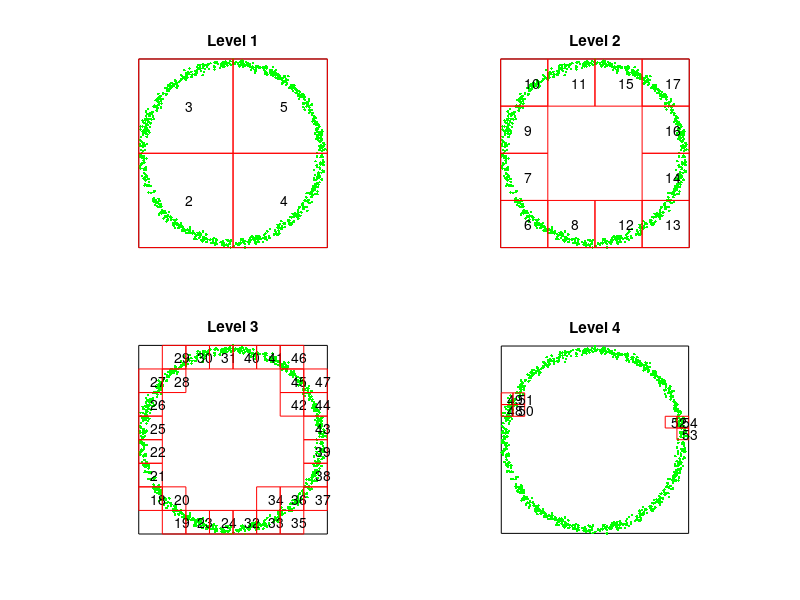

Write MATLAB code to recreate this figure.
function main_fmm

clear
rand( 'seed',0)
randn('seed',0)

%%%%%%%%%%%%%%% Set the geometry.
flag_geo = 2;  % Set this parameter to 1, 2, or 3 to choose a geometry.
if (flag_geo == 1)
  nmax = 50;
  ntot = 3000;
  box_geom_root = [1,0.5,0.5];
  xx = [box_geom_root(2) + box_geom_root(1)*(rand(1,ntot)-0.5);...
        box_geom_root(3) + box_geom_root(1)*(rand(1,ntot)-0.5)];
elseif (flag_geo == 2)
  nmax = 50;
  ntot = 900;
  tt = 2*pi*rand(1,ntot);
  rr = 1 + 0.025*randn(1,ntot);
  xx = [rr.*cos(tt);...
        rr.*sin(tt)];
  x1min = min(xx(1,:));
  x1max = max(xx(1,:));
  x2min = min(xx(2,:));
  x2max = max(xx(2,:));
  len   = (1 + 1e-10)*max(x1max - x1min,x2max - x2min);
  box_geom_root = [len,0.5*(x1min+x1max),0.5*(x2min+x2max)];
elseif (flag_geo == 3)
  nside     = 80;
  nmax      = 50;
  ntot      = nside*nside;
  h         = 1/nside;
  [xx1,xx2] = meshgrid(linspace(0.5*h, 1 - 0.5*h, nside));
  xx        = [reshape(xx1,1,ntot);...
               reshape(xx2,1,ntot)];
  box_geom_root = [1,0.5,0.5];
end

%%%%%%%%%%%%%%%% Set various parameters
flag_precomp = 0;    % Determines whether to precompute the operators.
                     % (This applies _only_ to operators that depend on xx.)
flag_mode    = '11'; % This parameter specifies the type of the 
                     % charges and the sources.
                     %   flag_mode = '00'   monopoles given, potentials sought
                     %   flag_mode = '01'   monopoles given, fields sought
                     %   flag_mode = '10'   dipoles given,   potentials sought
                     %   flag_mode = '11'   dipoles given,   fields sought
p_fmm        = 30;   % The order of the multipole expansions used.
params       = ntot; % The total number of points.
fprintf(1,'======= FMM test code ==============\n')
fprintf(1,'ntot      = %d\n',ntot)
fprintf(1,'p_fmm     = %d\n',p_fmm)
fprintf(1,'nbox_max  = %d\n',nmax)
fprintf(1,'flag_mode = %s\n',flag_mode)

%%%%%%%%%%%%%%%%%%%%%%%%%%%%%%%%%%%%%%%%%%%%%%%%%%%%%%%%
%%% Perform the actual compression %%%%%%%%%%%%%%%%%%%%%
%%%%%%%%%%%%%%%%%%%%%%%%%%%%%%%%%%%%%%%%%%%%%%%%%%%%%%%%
tic
[NODES,T_OPS,indvec] = ...
     LOCAL_FMM01_init(xx,nmax,p_fmm,flag_precomp,flag_mode,params);
t_init = toc;
nlevels = NODES{2,size(NODES,2)};                               
fprintf(1,'t_init    = %0.2e (sec)\n',t_init)
mem1 = whos('NODES');
mem2 = whos('T_OPS');
mem  = mem1.bytes + mem2.bytes;
fprintf(1,'memory    = %0.2e (MB)\n',mem/(2^20))
fprintf(1,'nlevels   = %d\n',nlevels)

%%%%%%%%%%%%%%%%%%%%%%%%%%%%%%%%%%%%%%%%%%%%%%%%%%%%%%%%
%%% Set up and solve a test problem %%%%%%%%%%%%%%%%%%%%
%%%%%%%%%%%%%%%%%%%%%%%%%%%%%%%%%%%%%%%%%%%%%%%%%%%%%%%%
if (flag_mode(2) == '0') % Monopole charges.
  qq = randn(ntot,3);
elseif (flag_mode(2) == '1') % Dipole charges.
  qq = randn(ntot,3) + 1i*randn(ntot,3);
end
tic
uu = LOCAL_FMM01_apply(xx,NODES,T_OPS,indvec,qq,flag_precomp,flag_mode,params);
t_apply = toc;
fprintf(1,'t_apply   = %0.2e    (nrhs = %d)\n',t_apply,size(qq,2))

if (ntot <= 2000)
  A        = LOCAL_A_diag(xx,flag_mode,params);
  uu_exact = A*qq;
  if (flag_mode(1) == '0')
    uu_exact = real(uu_exact);
  end
  fprintf(1,'Error     = %0.7e (relative error, full comparison)\n',norm(uu_exact-uu)/norm(uu_exact))
else
  n_samp = 20;
  [~,ind_samp] = sort(rand(1,ntot));
  ind_samp = ind_samp(1:n_samp);
  uu_exact = LOCAL_applyrows(xx,flag_mode,params,ind_samp,qq);
  fprintf(1,'Error     = %0.7e  (relative error, sampled)\n',norm(uu(ind_samp,:) - uu_exact)/norm(uu_exact))
end

%%%%%%%%%%%%%%%%%%%%%%%%%%%%%%%%%%%%%%%%%%%%%%%%%%%%%%%%
%%% Display data in various ways %%%%%%%%%%%%%%%%%%%%%%%
%%%%%%%%%%%%%%%%%%%%%%%%%%%%%%%%%%%%%%%%%%%%%%%%%%%%%%%%

% Graphically give the locations and numbers of various boxes.
LOCAL_draw_boxes(NODES,xx,box_geom_root);

% Print various lists.
%lists_to_be_printed = 3:4;
%LOCAL_print_lists(NODES,lists_to_be_printed)

return

%%%%%%%%%%%%%%%%%%%%%%%%%%%%%%%%%%%%%%%%%%%%%%%%%%%%%%%%%%%%%%%%%%%%%%%%%%%

function [NODES,T_OPS,indvec] = LOCAL_FMM01_init(xx_orig,nmax,p_fmm,flag_precomp,flag_mode,params)

%%% Construct a root box.
x1max = max(max(xx_orig(1,:)));
x1min = min(min(xx_orig(1,:)));
x2max = max(max(xx_orig(2,:)));
x2min = min(min(xx_orig(2,:)));
len   = (1 + 1e-10)*max(x1max - x1min, x2max - x2min);
box_geom_root    = zeros(1,3);
box_geom_root(1) = len;
box_geom_root(2) = 0.5*(x1min + x1max);
box_geom_root(3) = 0.5*(x2min + x2max);

%%%%%%%%%%%%%%%%%%%%%%%%%%%%%%%%%%%%%%%%%%%%%%%
% STEP 1: Set up a tree structure.
%%%%%%%%%%%%%%%%%%%%%%%%%%%%%%%%%%%%%%%%%%%%%%%
[NODES,nlevels,indvec] = LOCAL_get_tree(xx_orig,box_geom_root,nmax);
nboxes                 = size(NODES,2);
xx                     = xx_orig(:,indvec);

%%%%%%%%%%%%%%%%%%%%%%%%%%%%%%%%%%%%%%%%%%%%%%%%%%%%%%%%
% Step 2: Create the interaction lists.
%%%%%%%%%%%%%%%%%%%%%%%%%%%%%%%%%%%%%%%%%%%%%%%%%%%%%%%%

% Construct a list "leaf_list" of all childless boxes.
leaf_list  = zeros(1,nboxes);
ileaf      = 0;
for ibox = 1:nboxes;
  if (length(NODES{04,ibox}) == 0)
    ileaf = ileaf+1;
    leaf_list(ileaf) = ibox;
  end
end
nleaf = ileaf;
leaf_list = leaf_list(1:nleaf);

% Initialize all lists.
for ibox = 1:nboxes
  for ilist = 10:2:18
    NODES{ilist,ibox} = [];
  end
end

% Create lists 2 and 5
for ibox = 2:nboxes
  lside          = NODES{1,ibox}(1);
  x1c            = NODES{1,ibox}(2);
  x2c            = NODES{1,ibox}(3);
  ifath          = NODES{3,ibox};
  fath_coll_list = [NODES{18,ifath},ifath];
  for ifathcoll = fath_coll_list
    for jbox = NODES{04,ifathcoll}
      if ~(ibox == jbox)
        y1c  = NODES{1,jbox}(2);
        y2c  = NODES{1,jbox}(3);
        dist = sqrt((y1c-x1c)*(y1c-x1c) + (y2c-x2c)*(y2c-x2c));
        if (dist < (1.9*lside))
          % jbox is a colleague of ibox
          NODES{18,ibox} = [NODES{18,ibox},jbox];
        else
          NODES{12,ibox} = [NODES{12,ibox},jbox];
        end
      end
    end
  end
end

% Create lists 1 and 3
for ibox = 2:nboxes
  ibox_geom = NODES{1,ibox};
  list1   = [];
  list3   = [];
  if (length(NODES{04,ibox}) == 0)
    for jbox = NODES{18,ibox}
      [list1_fromjbox,list3_fromjbox] = LOCAL_get_list1_and_list3(NODES,ibox_geom,jbox,xx);
      list1 = [list1,list1_fromjbox];
      list3 = [list3,list3_fromjbox];
    end
  end
  NODES{10,ibox} = list1;
  NODES{14,ibox} = list3;
end

% At this point, NODES{10,ibox} lists only touching boxes at the same
% or finer levels as ibox. We next add the missing boxes.
for ibox = 2:nboxes
  for jbox = NODES{10,ibox}
    lside_ibox = NODES{1,ibox}(1);
    lside_jbox = NODES{1,jbox}(1);
    if ((lside_ibox / lside_jbox) > 1.0001)
      NODES{10,jbox} = [NODES{10,jbox},ibox];
    end
  end
end

% Create list 4.
% It is the dual of list 3.
for ibox = 2:nboxes
  for jbox = NODES{14,ibox}
    NODES{16,jbox} = [NODES{16,jbox},ibox];
  end
end

%%%%%%%%%%%%%%%%%%%%%%%%%%%%%%%%%%%%%%%%%%%%%%%%%%%%%%%%%%%%%%%
% Step 3: Construct the translation operators
%%%%%%%%%%%%%%%%%%%%%%%%%%%%%%%%%%%%%%%%%%%%%%%%%%%%%%%%%%%%%%%

T_OPS = LOCAL_construct_translationops(box_geom_root,nlevels,p_fmm);

%%%%%%%%%%%%%%%%%%%%%%%%%%%%%%%%%%%%%%%%%%%%%%%%%%%%%%%%%%%%%%%
% Step 4: Construct the "FMM data" (if requested)
%%%%%%%%%%%%%%%%%%%%%%%%%%%%%%%%%%%%%%%%%%%%%%%%%%%%%%%%%%%%%%%

if (flag_precomp == 1)
    
  % Construct all matrices required for leaf interactions:
  %    - The self-interaction matrix.
  %    - T_ofs
  %    - T_tfi
  for ibox = 1:nboxes
    if (length(NODES{04,ibox}) == 0)
      ind            = NODES{06,ibox} - 1 + (1:NODES{07,ibox});
      box_geom       = NODES{1,ibox};
      xx_loc         = xx(:,ind);
      NODES{40,ibox} = LOCAL_A_diag(xx(:,ind),flag_mode,params);
      NODES{46,ibox} = LOCAL_T_ofs(box_geom,p_fmm,xx_loc,flag_mode);
      NODES{47,ibox} = LOCAL_T_tfi(xx_loc,box_geom,p_fmm,flag_mode);
    end
  end

  % Create the matrices for list 1.
  for ibox = 1:nboxes
    if (length(NODES{10,ibox}) > 0)
      J_trg = NODES{06,ibox} - 1 + (1:NODES{07,ibox});
      for j = 1:length(NODES{10,ibox})
        jbox              = NODES{10,ibox}(j);
        J_src             = NODES{06,jbox} - 1 + (1:NODES{07,jbox});
        NODES{41,ibox}{j} = LOCAL_A_offd(xx(:,J_trg),xx(:,J_src),flag_mode,params);
      end
    end
  end
  
  % Create the matrices for list 3.
  for ibox = 1:nboxes
    if (length(NODES{14,ibox}) > 0)
      J_trg  = NODES{06,ibox} - 1 + (1:NODES{07,ibox});
      xx_trg = xx(:,J_trg);
      for j = 1:length(NODES{14,ibox})
        jbox              = NODES{14,ibox}(j);
        box_geom_src      = NODES{1,jbox};
        NODES{43,ibox}{j} = LOCAL_T_tfo(xx_trg,box_geom_src,p_fmm,flag_mode);
      end
    end
  end

  % Create the matrices for list 4.
  for ibox = 1:nboxes
    if (length(NODES{16,ibox}) > 0)
      box_geom_trg = NODES{1,ibox};
      for j = 1:length(NODES{16,ibox})
        jbox   = NODES{16,ibox}(j);
        J_src  = NODES{06,jbox} - 1 + (1:NODES{07,jbox});
        xx_src = xx(:,J_src);
        NODES{44,ibox}{j} = LOCAL_T_ifs(box_geom_trg,p_fmm,xx_src,flag_mode);
      end
    end
  end

end

return

%%%%%%%%%%%%%%%%%%%%%%%%%%%%%%%%%%%%%%%%%%%%%%%%%%%%%%%%
% Auxiliary functions
%%%%%%%%%%%%%%%%%%%%%%%%%%%%%%%%%%%%%%%%%%%%%%%%%%%%%%%%

function [list1,list3] = LOCAL_get_list1_and_list3(NODES,ibox_geom,jbox,xx)

lside_i = ibox_geom(1);
lside_j = NODES{1,jbox}(1);

lsep    = max(abs(NODES{1,jbox}(2)-ibox_geom(2)),abs(NODES{1,jbox}(3)-ibox_geom(3)));
          
is_touching  = (lsep < 0.50001*(lside_i + lside_j));
has_children = (length(NODES{04,jbox})>0);

if ~is_touching
  list1 = [];
  list3 = [jbox];
else
  if ~has_children
    list1 = [jbox];
    list3 = [];
  else
    list1 = [];
    list3 = [];
    for kbox = NODES{04,jbox};
      [list1_fromk,list3_fromk] = LOCAL_get_list1_and_list3(NODES,ibox_geom,kbox,xx);
      list1 = [list1,list1_fromk];
      list3 = [list3,list3_fromk];
    end
  end
end

return

%%%%%%%%%%%%%%%%%%%%%%%%%%%%%%%%%%%%%%%%%%%%%%%%%%%%%%%%%%%%%%%%%%%%%%%%%%%%%%%

function [NODES,nlevels,indvec] = LOCAL_get_tree(xx,box_geom,nmax)

ntot = size(xx,2);
len  = box_geom(1);
x1c  = box_geom(2);
x2c  = box_geom(3);


% BOXES is a temporary work array for setting up the tree-structure
BOXES       = zeros(18,100);
lenBOXES    = 100;
BOXES( 1,1) = NaN;
BOXES( 2,1) = 0;
BOXES( 3,1) = NaN;
BOXES( 6,1) = 1;
BOXES( 7,1) = ntot;
BOXES(10,1) = NaN;
BOXES(11,1) = x1c - 0.5*len;
BOXES(12,1) = x1c + 0.5*len;
BOXES(13,1) = x2c - 0.5*len;
BOXES(14,1) = x2c + 0.5*len;
BOXES(15,1) = -1;
BOXES(16,1) = -1;
BOXES(17,1) = -1;
BOXES(18,1) = -1;

indvec = 1:ntot;

% Create the tree structure by quartering any
% box that holds more than nmax nodes.
%
% We create the boxes one level at a time.
% The following loop is over LEVELS.
ibox_last  = 0;
ibox_new   = 1;
ilevel     = 0;
while (ibox_new > ibox_last)

  ibox_first = ibox_last+1;
  ibox_last  = ibox_new;
  ilevel     = ilevel+1;
  
  % Loop over all boxes on the level that was last created.
  % All newly created boxes are temporarily stored in the array TMPBOXES.
  for ibox = ibox_first:ibox_last
    
    % If ibox holds more than nmax nodes, it will be partitioned.
    if (BOXES(07,ibox) > nmax) 

      qfirst = BOXES(06,ibox);
      x1min  = BOXES(11,ibox);
      x1max  = BOXES(12,ibox);
      x2min  = BOXES(13,ibox);
      x2max  = BOXES(14,ibox);
      x1half = (x1min + x1max)/2;
      x2half = (x2min + x2max)/2;
      J      = qfirst - 1 + (1:BOXES(07,ibox));
      indloc = indvec(J);
      J_sw   = find( (xx(1,indloc) <= x1half) .* (xx(2,indloc) <= x2half) );
      J_nw   = find( (xx(1,indloc) <= x1half) .* (xx(2,indloc) >  x2half) );
      J_se   = find( (xx(1,indloc) >  x1half) .* (xx(2,indloc) <= x2half) );
      J_ne   = find( (xx(1,indloc) >  x1half) .* (xx(2,indloc) >  x2half) );
           
      indvec(J) = [indloc(J_sw),indloc(J_nw),indloc(J_se),indloc(J_ne)];
      
      npart_added = 0;
      % If there is not enough space to save the 4 children in
      % the array BOXES, then double the size of BOXES.
      if ((ibox_new + 4) > lenBOXES)
        BOXES  = [BOXES,zeros(size(BOXES,1),4+size(BOXES,2))];
        lenBOXES = size(BOXES,2);
      end
      if ~isempty(J_sw)
        ibox_new = ibox_new + 1;
        n_sw = length(J_sw);
        BOXES(:,ibox_new) = [NaN,ilevel,ibox,NaN,NaN,qfirst+npart_added,...
                             n_sw,NaN,NaN,NaN,x1min,x1half,x2min,x2half,...
                             -1,-1,-1,-1]';
        BOXES(15,ibox) = ibox_new;
        npart_added = npart_added + n_sw;
      end
      if ~isempty(J_nw)
        ibox_new = ibox_new + 1;
        n_nw = length(J_nw);
        BOXES(:,ibox_new) = [NaN,ilevel,ibox,NaN,NaN,qfirst+npart_added,...
                             n_nw,NaN,NaN,NaN,x1min,x1half,x2half,x2max,...
                             -1,-1,-1,-1]';
        BOXES(16,ibox) = ibox_new;
        npart_added = npart_added + n_nw;
      end
      if ~isempty(J_se)
        ibox_new = ibox_new + 1;
        n_se = length(J_se);
        BOXES(:,ibox_new) = [NaN,ilevel,ibox,NaN,NaN,qfirst+npart_added,...
                             n_se,NaN,NaN,NaN,x1half,x1max,x2min,x2half,...
                             -1,-1,-1,-1]';

        BOXES(17,ibox) = ibox_new;
        npart_added = npart_added + n_se;
      end
      if ~isempty(J_ne)
        ibox_new = ibox_new + 1;
        n_ne = length(J_ne);
        BOXES(:,ibox_new) = [NaN,ilevel,ibox,NaN,NaN,qfirst+npart_added,...
                             n_ne,NaN,NaN,NaN,x1half,x1max,x2half,x2max,...
                             -1,-1,-1,-1]';
        BOXES(18,ibox) = ibox_new;
        npart_added = npart_added + n_ne;
      end
    
    end
    
  end
  
end

nlevels = ilevel - 1;

% Let nboxes denote the number of boxes created,
% create the object NODES which will hold all
% relevant information, and transfer the 
% information in BOXES to NODES.
% We also delete the object BOXES.
nboxes  = ibox_new;
NODES = cell(45,nboxes);
for ibox = 1:nboxes
  NODES{01,ibox} = [     BOXES(12,ibox)-BOXES(11,ibox),...
                    0.5*(BOXES(11,ibox)+BOXES(12,ibox)),...
                    0.5*(BOXES(13,ibox)+BOXES(14,ibox))];
  NODES{02,ibox} = BOXES(02,ibox);
  NODES{03,ibox} = BOXES(03,ibox);
  NODES{04,ibox} = [];
  for j = 15:18
    if (BOXES(j,ibox) > 0)
      NODES{04,ibox} = [NODES{04,ibox},BOXES(j,ibox)];
    end
  end
  NODES{06,ibox} = BOXES(06,ibox);
  NODES{07,ibox} = BOXES(07,ibox);
end


return

%%%%%%%%%%%%%%%%%%%%%%%%%%%%%%%%%%%%%%%%%%%%%%%%%%%%%%%%%%%%%%%%%%%%%%%%%%%%%%%%%%%%%%%%%%%%%%%%%%%%%%%%

function T_OPS = LOCAL_construct_translationops(box_geom_root,nlevels,p_fmm)

T_OPS = cell(3,nlevels);

for ilevel = 1:nlevels
    
  a_loc = box_geom_root(1)/(2^ilevel);
  
  % Construct the out-from-out and in-from-in operators
  T_OPS{1,ilevel}    = cell(1,4);
  T_OPS{3,ilevel}    = cell(1,4);
  box_geom_dad       = [    a_loc,           0,           0];
  box_geom_son1      = [0.5*a_loc, -0.25*a_loc, -0.25*a_loc];
  box_geom_son2      = [0.5*a_loc, -0.25*a_loc,  0.25*a_loc];
  box_geom_son3      = [0.5*a_loc,  0.25*a_loc, -0.25*a_loc];
  box_geom_son4      = [0.5*a_loc,  0.25*a_loc,  0.25*a_loc];
  T_OPS{1,ilevel}{1} = LOCAL_T_ofo(box_geom_dad,box_geom_son1,p_fmm);
  T_OPS{1,ilevel}{2} = LOCAL_T_ofo(box_geom_dad,box_geom_son2,p_fmm);
  T_OPS{1,ilevel}{3} = LOCAL_T_ofo(box_geom_dad,box_geom_son3,p_fmm);
  T_OPS{1,ilevel}{4} = LOCAL_T_ofo(box_geom_dad,box_geom_son4,p_fmm);
  T_OPS{3,ilevel}{1} = LOCAL_T_ifi(box_geom_son1,box_geom_dad,p_fmm);
  T_OPS{3,ilevel}{2} = LOCAL_T_ifi(box_geom_son2,box_geom_dad,p_fmm);
  T_OPS{3,ilevel}{3} = LOCAL_T_ifi(box_geom_son3,box_geom_dad,p_fmm);
  T_OPS{3,ilevel}{4} = LOCAL_T_ifi(box_geom_son4,box_geom_dad,p_fmm);

  % Construct the translation operators (the ones associated with "list 2")
  T_OPS{2,ilevel} = cell(1,49);
  box_geom_trg    = a_loc*[1,0,0];
  for i1 = (-3):3
    for i2 = (-3):3
      if (max(abs(i1),abs(i2)) >= 2)
        box_geom_src          = a_loc*[1,i1,i2];
        i_nr                  = (i1+3)*7 + i2 + 4; 
        T_OPS{2,ilevel}{i_nr} = LOCAL_T_ifo(box_geom_trg,box_geom_src,p_fmm);
      end
    end
  end
end

return

%%%%%%%%%%%%%%%%%%%%%%%%%%%%%%%%%%%%%%%%%%%%%%%%%%%%%%%%%%%%%%%%%%%%%%%%%%%%%%%%%%%%%%%%%%%%%%%%%%%

function T = LOCAL_T_ofs(box_geom_src,p_fmm,xxsrc,flag_mode)

if (nargin == 3)
  flag_mode = '00';
end

nsrc = size(xxsrc,2);
dd   = ones(p_fmm,1)*((xxsrc(1,:)-box_geom_src(2)) + 1i*(xxsrc(2,:) - box_geom_src(3)));
PP   = ((1:p_fmm)')*ones(1,nsrc);

if (flag_mode(2) == '0')      % The sources are monopoles.

  T = [ ones(1,nsrc); -(1./PP).*(dd.^PP)];
  
elseif (flag_mode(2) == '1')  % The sources are dipoles.
   
  T = [ zeros(1,nsrc); dd.^(PP-1)];
  
else
    
  fprintf(1,'Error in LOCAL_T_ofs: This mode not implemented.\n')
  keyboard
  
end

return

%%%%%%%%%%%%%%%%%%%%%%%%%%%%%%%%%%%%%%%%%%%%%%%%%%%%%%%%%%%%%%%%%%%%%%%%%%%%%%%%%%%%%%%%%%%%%%%%%%%

function T = LOCAL_T_tfi(xxtrg,box_geom,p_fmm,flag_mode)

if (nargin == 3)
  flag_mode = '00';
end

ntrg = size(xxtrg,2);

if (flag_mode(1) == '0')

  dd = ((xxtrg(1,:)-box_geom(2)) + 1i*(xxtrg(2,:) - box_geom(3))).' * ones(1,p_fmm);
  PP = ones(ntrg,1)*(1:p_fmm);
  T  = [ones(ntrg,1),dd.^PP];

elseif (flag_mode(1) == '1')
    
  dd = ((xxtrg(1,:)-box_geom(2)) + 1i*(xxtrg(2,:) - box_geom(3))).' * ones(1,p_fmm-1);
  PP = ones(ntrg,1)*(1:(p_fmm-1));
  T  = [zeros(ntrg,1),ones(ntrg,1),(dd.^PP).*(ones(ntrg,1)*(2:p_fmm))];
    
else
    
  fprintf(1,'Error in LOCAL_T_ofs: This mode not implemented.\n')
  keyboard
  
end

return

%%%%%%%%%%%%%%%%%%%%%%%%%%%%%%%%%%%%%%%%%%%%%%%%%%%%%%%%%%%%%%%%%%%%%%%%%%%%%%%%%%%%%%%%%%%%%%%%%%%

function T = LOCAL_T_tfo(xxtrg,box_geom,p_fmm,flag_mode)

if (nargin == 3)
  flag_mode = '00';
end

ntrg = size(xxtrg,2);
PP   = ones(ntrg,1)*(1:p_fmm);
dd   = ((xxtrg(1,:)-box_geom(2)) + 1i*(xxtrg(2,:)-box_geom(3))).';

if (flag_mode(1) == '0')

  T  = [log(dd), 1./((dd*ones(1,p_fmm)).^PP)];
  
elseif (flag_mode(1) == '1')
    
  T  = [1./dd, -PP./((dd*ones(1,p_fmm)).^(PP+1))];
    
else
    
  fprintf(1,'Error in LOCAL_T_ofs: This mode not implemented.\n')
  keyboard
  
end

return
%%%%%%%%%%%%%%%%%%%%%%%%%%%%%%%%%%%%%%%%%%%%%%%%%%%%%%%%%%%%%%%%%%%%%%%%%%%%%%%%%%%%%%%%%%%%%%%%%%%

function T = LOCAL_T_ifs(box_geom_trg,p_fmm,xxsrc,flag_mode)

if (nargin == 3)
  flag_mode = '00';
end

nsrc = size(xxsrc,2);

if (flag_mode(2) == '0')

  T = zeros(p_fmm+1,nsrc);
  dd            = (xxsrc(1,:) - box_geom_trg(2)) + 1i*(xxsrc(2,:)-box_geom_trg(3));
  PP               = ((1:p_fmm)')*ones(1,nsrc);
  T = [log(-dd); -1./(PP.*((ones(p_fmm,1)*dd).^PP))];
  
elseif (flag_mode(2) == '1')
    
  dd = ones(p_fmm+1,1) * ((xxsrc(1,:) - box_geom_trg(2)) + 1i*(xxsrc(2,:)-box_geom_trg(3)));
  PP = ((0:p_fmm)')*ones(1,nsrc);
  T  = -1./(dd.^(PP+1));
  
else
    
  fprintf(1,'Error in LOCAL_T_ofs: This mode not implemented.\n')
  keyboard

end

return

%%%%%%%%%%%%%%%%%%%%%%%%%%%%%%%%%%%%%%%%%%%%%%%%%%%%%%%%%%%%%%%%%%%%%%%%%%%%%%%%%%%%%%%%%%%%%%%%%%%

function T = LOCAL_T_ofo(box_geom_dad,box_geom_son,p_fmm)

cdad1  = box_geom_dad(2);
cdad2  = box_geom_dad(3);

cson1  = box_geom_son(2);
cson2  = box_geom_son(3);

dd     = (cson1-cdad1) + 1i*(cson2-cdad2);

[jj,ii] = meshgrid(0:(p_fmm-1));
X       = tril(dd.^max(ii-jj,0));
Y       = LOCAL_binomial(ii,min(ii,jj));
i_vec   = (1:p_fmm)';
t_vec   = -(1./i_vec).*(dd.^i_vec);
T       = [1,     zeros(1,p_fmm);...
           t_vec, X.*Y];

return

%%%%%%%%%%%%%%%%%%%%%%%%%%%%%%%%%%%%%%%%%%%%%%%%%%%%%%%%%%%%%%%%%%%%%%%%%%%%%%%%%%%%%%%%%%%%%%%%%%%

function T = LOCAL_T_ifi(box_geom_son,box_geom_dad,p_fmm)

cdad1  = box_geom_dad(2);
cdad2  = box_geom_dad(3);

cson1  = box_geom_son(2);
cson2  = box_geom_son(3);

dd      = (cson1-cdad1) + 1i*(cson2-cdad2);
[jj,ii] = meshgrid(0:p_fmm);
X       = triu(dd.^max(jj-ii,0));
Y       = LOCAL_binomial(jj,min(ii,jj));
T       = X.*Y;

return

%%%%%%%%%%%%%%%%%%%%%%%%%%%%%%%%%%%%%%%%%%%%%%%%%%%%%%%%%%%%%%%%%%%%%%%%%%%%%%%%%%%%%%%%%%%%%%%%%%%

function T = LOCAL_T_ifo(box_geom_trg,box_geom_src,p_fmm)

ct1  = box_geom_trg(2);
ct2  = box_geom_trg(3);

cs1  = box_geom_src(2);
cs2  = box_geom_src(3);

T    = ones(p_fmm+1,p_fmm+1);
dd   = (cs1-ct1) + 1i*(cs2-ct2);

% Construct the 1-1-element.
T(1,1) = log(-dd);

% Construct the top row;
jj = 1:p_fmm;
T(1,2:(p_fmm+1)) = ((-1).^jj)./((dd*ones(1,p_fmm)).^jj);

% Construct the left-most diagonal. 
ii = (1:p_fmm)';
T(2:(p_fmm+1),1) = -1./(ii.*((dd*ones(p_fmm,1)).^ii));

% Construct the "bulk" of the matrix
[JJ,II] = meshgrid(1:p_fmm);
T(2:(p_fmm+1),2:(p_fmm+1)) = ((-1).^JJ) .* LOCAL_binomial(II+JJ-1,JJ-1) .* (1./((dd*ones(p_fmm,p_fmm)).^(II+JJ)));

return

%%%%%%%%%%%%%%%%%%%%%%%%%%%%%%%%%%%%%%%%%%%%%%%%%%%%%%%%%%%%%%%%%%%%%%%%%%%%%%%%%%%%%%%%%%%%%%%%%%%

function c = LOCAL_binomial(n, k)

nk = [n(:); k(:)];
c = exp(gammaln(n+1) - gammaln(k+1) - gammaln(n-k+1));  % binomial coefficient
i = n == floor(n + .5) & k == floor(k + .5);
c(i) = floor(c(i) + .5);                                % number of combinations

return

%%%%%%%%%%%%%%%%%%%%%%%%%%%%%%%%%%%%%%%%%%%%%%%%%%%%%%%%%%%%%%%%%%%%%%%%%%%%%%%%%%%%%%%%%%%%%%%%%%%

%%%%%%%%%%%%%%%%%%%%%%%%%%%%%%%%%%%%%%%%%%%%%%%%%%%%%%%%%%%%%%%%%%%%%%%%%%%%%%%%%%%%%%%%%%%%%%%%%%%%%%%%

function A = LOCAL_A_offd(xxtrg,xxsrc,flag_mode,params)

ntrg   = size(xxtrg,2);
nsrc   = size(xxsrc,2);
zztrg  = xxtrg(1,:) + 1i*xxtrg(2,:);
zzsrc  = xxsrc(1,:) + 1i*xxsrc(2,:);
dd     = zztrg.' * ones(1,nsrc) - ones(ntrg,1)*zzsrc;

if (flag_mode == '00')

  ddsq = dd.*conj(dd);
  A    = 0.5*log(ddsq);
  
elseif (flag_mode == '01')
    
  A    = 1./dd;

elseif (flag_mode == '10')
    
  A    = 1./dd;

elseif (flag_mode == '11')
    
  A    = -1./(dd.*dd);

else
    
  fprintf(1,'ERROR in LOCAL_A_offd: This choice of "flag_mode" is not implemented.\n')
  keyboard
  
end

return

%%%%%%%%%%%%%%%%%%%%%%%%%%%%%%%%%%%%%%%%%%%%%%%%%%%%%%%%%%%%%%%%%%%%%%%%%%%%%

function A = LOCAL_A_diag(xx,flag_mode,params)

nloc = size(xx,2);
xxs  = ones(nloc,1)*(xx(1,:) + 1i * xx(2,:));
xxt  = (xx(1,:) + 1i * xx(2,:)).' * ones(1,nloc);
dd   = xxt - xxs + eye(nloc);

if (flag_mode == '00')

  ddsq = dd.*conj(dd);
  A    = 0.5*log(ddsq);
  for j = 1:nloc
    A(j,j) = 0;
  end

elseif (flag_mode == '01')
    
  A = 1./dd;
  for j = 1:nloc
    A(j,j) = 0;
  end
  
elseif (flag_mode == '10')
    
  A = 1./dd;
  for j = 1:nloc
    A(j,j) = 0;
  end
  
elseif (flag_mode == '11')
    
  A = -1./(dd.*dd);
  for j = 1:nloc
    A(j,j) = 0;
  end
  
else
    
  fprintf(1,'Error in LOCAL_A_diag - option not implemented.\n')
  keyboard
  
end

return

%%%%%%%%%%%%%%%%%%%%%%%%%%%%%%%%%%%%%%%%%%%%%%%%%%%%%%%%%%%%%%%%%%%%%%%%%%%

function uu_orig = LOCAL_FMM01_apply(xx_orig,NODES,T_OPS,indvec,qq_orig,flag_precomp,flag_mode,params)

p_fmm = size(T_OPS{2,1}{1},1)-1;

xx = xx_orig(:,indvec);
qq = qq_orig(indvec,:);

nboxes = size(NODES,2);
ntot   = size(qq,1);
nrhs   = size(qq,2);
uu     = zeros(ntot,nrhs);

% Initialize the temporary fields.
FIELDS = cell(4,nboxes);
for ibox = 1:nboxes
  FIELDS{2,ibox} = zeros(p_fmm+1,nrhs);
  FIELDS{4,ibox} = zeros(p_fmm+1,nrhs);
end

% Apply all T_ofs
for ibox = 1:nboxes
  if (length(NODES{04,ibox}) == 0)
    ind      = NODES{06,ibox} - 1 + (1:NODES{07,ibox});
    if (flag_precomp == 0)
      box_geom = NODES{1,ibox};
      xx_src   = xx(:,ind);
      T_ofs    = LOCAL_T_ofs(box_geom,p_fmm,xx_src,flag_mode);
      FIELDS{2,ibox} = T_ofs*qq(ind,:);
    else
      FIELDS{2,ibox} = NODES{46,ibox}*qq(ind,:);
    end
  end
end

% Upwards pass.
for ibox = nboxes:(-1):2
  if (length(NODES{04,ibox}) > 0)
    for ison = NODES{04,ibox}
      ilevel         = NODES{02,ibox};
      i_location     = LOCAL_which_son(NODES,ibox,ison); % i_location codifies the relative locations of ibox and ison.
      FIELDS{2,ibox} = FIELDS{2,ibox} + T_OPS{1,ilevel}{i_location}*FIELDS{2,ison};
    end
  end
end

% Process contributions from list 1.
% (Leaves that are touching - direct evaluation.)
for ibox = 1:nboxes
  if (length(NODES{10,ibox}) > 0)
    J_trg = NODES{06,ibox} - 1 + (1:NODES{07,ibox});
    for j = 1:length(NODES{10,ibox})
      jbox  = NODES{10,ibox}(j);
      J_src = NODES{06,jbox} - 1 + (1:NODES{07,jbox});
      if (flag_precomp == 0)
        B           = LOCAL_A_offd(xx(:,J_trg),xx(:,J_src),flag_mode,params);
        uu(J_trg,:) = uu(J_trg,:) + B*qq(J_src,:);
      else
        uu(J_trg,:) = uu(J_trg,:) + NODES{41,ibox}{j}*qq(J_src,:);
      end
    end
  end
end

% Process contributions from list 2 --- the "interaction lists"
for ibox = 1:nboxes
  if (length(NODES{12,ibox}) > 0)
    ilevel       = NODES{2,ibox};
    for j = 1:length(NODES{12,ibox})
      jbox   = NODES{12,ibox}(j);
      i1     = round((NODES{1,jbox}(2) - NODES{1,ibox}(2))/NODES{1,ibox}(1));
      i2     = round((NODES{1,jbox}(3) - NODES{1,ibox}(3))/NODES{1,ibox}(1));
      i_nr   = (i1+3)*7 + i2 + 4; % i_nr codifies the relative locations of ibox and jbox.
      FIELDS{4,ibox} = FIELDS{4,ibox} + T_OPS{2,ilevel}{i_nr}*FIELDS{2,jbox};
    end
  end
end

% Process contributions from list 3.
% For the leaf ibox, list 3 indicates the boxes that broadcast their
% outgoing expansions directly to the potential on ibox.
for ibox = 1:nboxes
  if (length(NODES{14,ibox}) > 0)
    J_trg  = NODES{06,ibox} - 1 + (1:NODES{07,ibox});
    for j = 1:length(NODES{14,ibox})
      jbox         = NODES{14,ibox}(j);
      if (flag_precomp == 0)
        xx_trg       = xx(:,J_trg);
        box_geom_src = NODES{1,jbox};
        T_tfo        = LOCAL_T_tfo(xx_trg,box_geom_src,p_fmm,flag_mode);
        uu(J_trg,:)  = uu(J_trg,:) + T_tfo*FIELDS{2,jbox}; 
      else
        uu(J_trg,:)  = uu(J_trg,:) + NODES{43,ibox}{j}*FIELDS{2,jbox}; 
      end
    end
  end
end

% Process contributions from list 4.
% For box ibox, list 4 indicates the boxes jbox whose charges directly
% contribute to the incoming expansion on ibox.
for ibox = 1:nboxes
  if (length(NODES{16,ibox}) > 0)
    for j = 1:length(NODES{16,ibox})
      jbox  = NODES{16,ibox}(j);
      J_src = NODES{06,jbox} - 1 + (1:NODES{07,jbox});
      if (flag_precomp == 0)
        box_geom_trg   = NODES{1,ibox};
        xx_src         = xx(:,J_src);
        T_ifs          = LOCAL_T_ifs(box_geom_trg,p_fmm,xx_src,flag_mode);
        FIELDS{4,ibox} = FIELDS{4,ibox} + T_ifs*qq(J_src,:);
      else
        FIELDS{4,ibox} = FIELDS{4,ibox} + NODES{44,ibox}{j}*qq(J_src,:);
      end
    end
  end
end

% Downwards pass - apply all in-to-in operators.
for ibox = 2:nboxes
  if (length(NODES{04,ibox}) > 0)
    for ison = NODES{04,ibox}
      ilevel         = NODES{02,ibox};
      i_location     = LOCAL_which_son(NODES,ibox,ison); % i_location codifies the relative locations of ibox and ison.
      FIELDS{4,ison} = FIELDS{4,ison} + T_OPS{3,ilevel}{i_location}*FIELDS{4,ibox};
    end
  end
end

% Expand all incoming expansions on the leaves to potentials.
for ibox = 2:nboxes
  if (length(NODES{04,ibox}) == 0)
    ind       = NODES{06,ibox} - 1 + (1:NODES{07,ibox});
    if (flag_precomp == 0)
      xx_trg    = xx(:,ind);
      box_geom  = NODES{01,ibox};
      T_tfi     = LOCAL_T_tfi(xx_trg,box_geom,p_fmm,flag_mode);
      uu(ind,:) = uu(ind,:) + T_tfi*FIELDS{4,ibox};
    else
      uu(ind,:) = uu(ind,:) + NODES{47,ibox}*FIELDS{4,ibox};
    end
  end
end

% Add all self-interactions.
for ibox = 1:nboxes
  if (length(NODES{04,ibox}) == 0)
    ind       = NODES{06,ibox} - 1 + (1:NODES{07,ibox});
    if (flag_precomp == 0)
      D         = LOCAL_A_diag(xx(:,ind),flag_mode,params);
      uu(ind,:) = uu(ind,:) + D*qq(ind,:);
    else
      uu(ind,:) = uu(ind,:) + NODES{40,ibox}*qq(ind,:);
    end
  end
end

if (flag_mode(1) == '0')
  uu = real(uu);
end

uu_orig = zeros(size(uu));
uu_orig(indvec,:) = uu;

return

%%%%%%%%%%%%%%%%%%%%%%%%%%%%%%%%%%%%%%%%%%%%%%%%%%%%%%%%
%%%%%%%%%%%%%%%%%%%%%%%%%%%%%%%%%%%%%%%%%%%%%%%%%%%%%%%%
% The four sons of a box are labelled using the integer i_location
% as follows
%
%    son 2     son 4
%    son 1     son 3
%
% This function simply retrieves this number.
function i_location = LOCAL_which_son(NODES,ibox,ison)

if (sum(NODES{4,ibox} == ison) <= 0)
  disp('ERROR in "LOCAL_which_son": The given boxes do not form a son/father pair.')
  keyboard
end

xc1_son =  NODES{1,ison}(2);
xc2_son  = NODES{1,ison}(3);
xc1_fath = NODES{1,ibox}(2);
xc2_fath = NODES{1,ibox}(3);

if (xc1_son < xc1_fath)
    if (xc2_son < xc2_fath)
        i_location = 1;
    else
        i_location = 2;
    end
else
    if (xc2_son < xc2_fath)
        i_location = 3;
    else
        i_location = 4;
    end
end

return

%%%%%%%%%%%%%%%%%%%%%%%%%%%%%%%%%%%%%%%%%%%%%%%%%%%%%%%%

function uu = LOCAL_applyrows(xx,flag_mode,params,ind_samp,qq)

if (length(xx)*length(ind_samp) > 4000000)
  disp('in LOCAL_applyrows')
  disp('The problem size seems a bit large ... breaking.')
  keyboard
end

ntot   = length(xx);
indtmp = 1:ntot;
indtmp(ind_samp) = 2*ntot;
indtmp = sort(indtmp);
ind_offd = indtmp(1:(ntot-length(ind_samp)));

A_offd = LOCAL_A_offd(xx(:,ind_samp),xx(:,ind_offd),flag_mode,params);
A_diag = LOCAL_A_diag(xx(:,ind_samp),flag_mode,params);

uu = A_offd*qq(ind_offd,:) + A_diag*qq(ind_samp,:);

if (flag_mode(1) == '0')
  uu = real(uu);
end

return

%%%%%%%%%%%%%%%%%%%%%%%%%%%%%%%%%%%%%%%%%%%%%%%%%%%%%%%%%%%%%%%%%%%%%%%%%%%

function ans = LOCAL_draw_boxes(NODES,xx,box_geom)

len = box_geom(1);

box = [box_geom(2) - 0.5*len,...
       box_geom(2) + 0.5*len,...
       box_geom(3) - 0.5*len,...
       box_geom(3) + 0.5*len];

nlevels = 1;
for ibox = 2:size(NODES,2)
  nlevels = max(NODES{2,ibox},nlevels);
end
for ilevel = 1:4
  subplot(2,2,ilevel)
  hold off
  plot(box([1,2,2,1,1]),box([3,3,4,4,3]),'k')
  hold on
  axis equal
  axis off
  h = plot(xx(1,:),xx(2,:),'g.');
%  set(h,'MarkerSize',20)
  title(sprintf('Level %d',ilevel))
end

flag_warning = 0;

for ibox = 2:size(NODES,2)
  ilevel = NODES{2,ibox};
  if (ilevel <= 4)
    subplot(2,2,ilevel)
    x1min = NODES{1,ibox}(2) - 0.5*NODES{1,ibox}(1);
    x1max = NODES{1,ibox}(2) + 0.5*NODES{1,ibox}(1);
    x2min = NODES{1,ibox}(3) - 0.5*NODES{1,ibox}(1);
    x2max = NODES{1,ibox}(3) + 0.5*NODES{1,ibox}(1);
    plot([x1min,x1max,x1max,x1min,x1min],...
         [x2min,x2min,x2max,x2max,x2min],'r')
    hold on
    text(0.5*(x1min + x1max),...
         0.5*(x2min + x2max),...
         sprintf('%d',ibox))
  else
    flag_warning = 1;
  end
end

for ilevel = 1:min(nlevels,4)
  subplot(2,2,ilevel)
  hold off
end

ans = [];

if (flag_warning == 1)
  disp(sprintf('WARNING in LOCAL_draw_boxes: More than 4 levels!!'))
end

return

%%%%%%%%%%%%%%%%%%%%%%%%%%%%%%%%%%%%%%%%%%%%%%%%%%%%%%%%%%%%%%%%%%%%%%%%%%%

function LOCAL_print_lists(NODES,listvec)

nboxes = size(NODES,2);

for ilist = listvec

  fprintf(1,'=== Printing all list %d\n',ilist)
  for ibox = 2:nboxes
    if (length(NODES{10+2*(ilist-1),ibox})>0)
      list_string = [];
      for j = 1:length(NODES{10+2*(ilist-1),ibox})
        list_string = [list_string,sprintf(' %4d',NODES{10+2*(ilist-1),ibox}(j))];
      end
      disp([sprintf(' Box %4d has list-%1d:',ibox,ilist),list_string])
    end
  end
end

return

%%%%%%%%%%%%%%%%%%%%%%%%%%%%%%%%%%%%%%%%%%%%%%%%%%%%%%%%%%%%%%%%%%%%%%%%%%%
